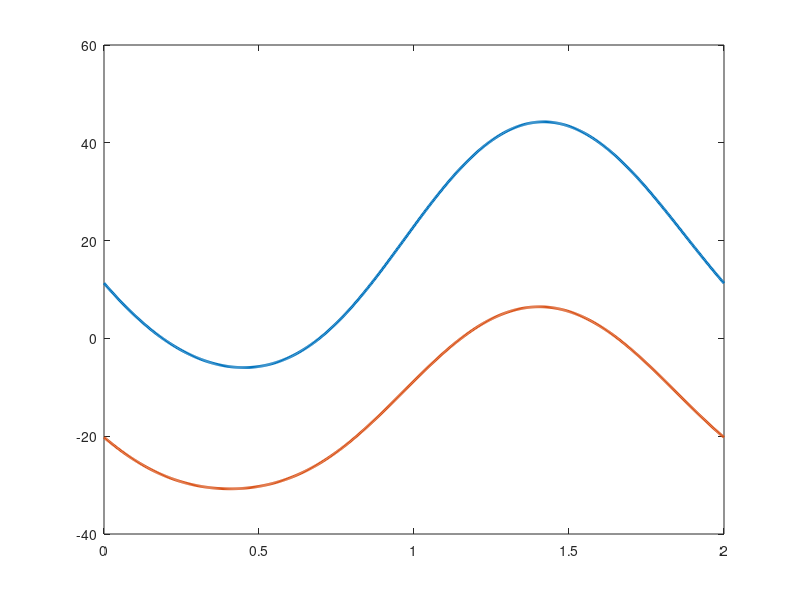

The MATLAB script that drew this image: (Note: this script raises an error after producing the figure.)
clc; clear; close all;

%% =========================================================
%  单腿动力学仿真与验证（对应论文 3.3 节）
%  功能：
%  1) 计算单腿一个运动周期内髋/膝关节总力矩
%  2) 分解动力学项与支撑载荷项
%  3) 绘制论文所需三张图
%
%  机器人参数：
%  机身质量 M_body  = 9.0 kg
%  单腿质量 M_leg   = 2.8 kg（不含轮）
%  单轮质量 M_wheel = 1.2 kg（含轮毂电机）
%  总质量 M_total   = 25.0 kg
%% =========================================================

%% 1. 基本参数
g = 9.81;             % 重力加速度 m/s^2

% 连杆长度
l1 = 0.30;            % 大腿长度 m
l2 = 0.30;            % 小腿长度 m

% 质量参数
M_body  = 9.0;        % 机身质量 kg
M_leg   = 2.8;        % 单腿质量 kg（不含轮）
M_wheel = 1.2;        % 单轮质量 kg（含轮毂电机）
M_total = M_body + 4*(M_leg + M_wheel);   % 整机总质量 kg = 25

% 单腿质量等效分配（与2.6.3一致：按长度比例分配）
m1 = M_leg * l1 / (l1 + l2);   % 大腿等效质量
m2 = M_leg * l2 / (l1 + l2);   % 小腿等效质量
mw = M_wheel;                  % 足端集中质量

% 转动惯量（均匀杆近似）
I1 = (1/12) * m1 * l1^2;
I2 = (1/12) * m2 * l2^2;

%% 2. 支撑载荷设定
% 对应论文3.3的验证工况：采用较保守的单腿支撑等效载荷
% 这里按三足支撑 + 安全系数1.2 进行校核
support_legs = 3;
safety_factor = 1.2;
Fd = safety_factor * (M_total * g / support_legs);   % 单腿等效竖向载荷 N

%% 3. 仿真时间
T = 2.0;               % 周期 s
N = 600;               % 采样点数
t = linspace(0, T, N);
w = 2*pi/T;            % 角频率

%% 4. 关节轨迹设置
% 用周期函数模拟支撑相与摆动相中的关节变化
% 与前文说明一致，取一个较典型的中间姿态变化范围
q2_mid_deg = 35;       % 髋屈伸中心角 deg
q2_amp_deg = 15;       % 髋屈伸振幅 deg

q3_mid_deg = 80;       % 膝屈伸中心角 deg
q3_amp_deg = 20;       % 膝屈伸振幅 deg

phi3 = pi/6;           % 膝关节相位差

% 关节角
q2 = deg2rad(q2_mid_deg + q2_amp_deg * sin(w*t));
q3 = deg2rad(q3_mid_deg + q3_amp_deg * sin(w*t + phi3));

% 角速度
dq2 = deg2rad(q2_amp_deg) * w * cos(w*t);
dq3 = deg2rad(q3_amp_deg) * w * cos(w*t + phi3);

% 角加速度
ddq2 = -deg2rad(q2_amp_deg) * w^2 * sin(w*t);
ddq3 = -deg2rad(q3_amp_deg) * w^2 * sin(w*t + phi3);

%% 5. 初始化变量
tau_dyn_hip  = zeros(1, N);    % 髋关节动力学项
tau_dyn_knee = zeros(1, N);    % 膝关节动力学项

tau_load_hip  = zeros(1, N);   % 髋关节支撑载荷项
tau_load_knee = zeros(1, N);   % 膝关节支撑载荷项

tau_total_hip  = zeros(1, N);  % 髋关节总力矩
tau_total_knee = zeros(1, N);  % 膝关节总力矩

x_foot = zeros(1, N);          % 足端x坐标
z_foot = zeros(1, N);          % 足端z坐标

%% 6. 主循环
for i = 1:N
    % 当前时刻关节状态
    q2_i = q2(i);
    q3_i = q3(i);
    dq_i = [dq2(i); dq3(i)];
    ddq_i = [ddq2(i); ddq3(i)];

    c2  = cos(q2_i);
    s2  = sin(q2_i);
    c3  = cos(q3_i);
    s3  = sin(q3_i);
    c23 = cos(q2_i + q3_i);
    s23 = sin(q2_i + q3_i);

    %% 6.1 足端位置
    x_foot(i) = l1*c2 + l2*c23;
    z_foot(i) = -l1*s2 - l2*s23;

    %% 6.2 惯性矩阵 M(q)
    M11 = I1 + I2 ...
        + m1*(l1/2)^2 ...
        + m2*(l1^2 + (l2/2)^2 + 2*l1*(l2/2)*c3) ...
        + mw*(l1^2 + l2^2 + 2*l1*l2*c3);

    M12 = I2 ...
        + m2*((l2/2)^2 + l1*(l2/2)*c3) ...
        + mw*(l2^2 + l1*l2*c3);

    M21 = M12;
    M22 = I2 + m2*(l2/2)^2 + mw*l2^2;

    Mmat = [M11, M12;
            M21, M22];

    %% 6.3 科氏/离心项 C(q,dq)
    h = m2*l1*(l2/2)*s3 + mw*l1*l2*s3;

    Cmat = [ -h*dq3(i),         -h*(dq2(i)+dq3(i));
              h*dq2(i),          0 ];

    %% 6.4 重力项 G(q)
    G1 = (m1*(l1/2) + m2*l1 + mw*l1)*g*cos(q2_i) ...
       + (m2*(l2/2) + mw*l2)*g*cos(q2_i + q3_i);

    G2 = (m2*(l2/2) + mw*l2)*g*cos(q2_i + q3_i);

    Gvec = [G1; G2];

    %% 6.5 动力学项力矩
    % tau_dyn = M(q)ddq + C(q,dq)dq + G(q)
    tau_dyn = Mmat * ddq_i + Cmat * dq_i + Gvec;
    tau_dyn_hip(i)  = tau_dyn(1);
    tau_dyn_knee(i) = tau_dyn(2);

    %% 6.6 雅可比矩阵 J(q)
    J = [ -l1*sin(q2_i) - l2*sin(q2_i + q3_i),   -l2*sin(q2_i + q3_i);
          -l1*cos(q2_i) - l2*cos(q2_i + q3_i),   -l2*cos(q2_i + q3_i) ];

    %% 6.7 支撑载荷项
    % 仅考虑足端竖向支撑力
    F = [0; -Fd];
    tau_load = J' * F;

    tau_load_hip(i)  = tau_load(1);
    tau_load_knee(i) = tau_load(2);

    %% 6.8 总力矩
    tau_total = tau_dyn + tau_load;
    tau_total_hip(i)  = tau_total(1);
    tau_total_knee(i) = tau_total(2);
end

%% 7. 峰值计算
hip_peak  = max(abs(tau_total_hip));
knee_peak = max(abs(tau_total_knee));

hip_dyn_peak  = max(abs(tau_dyn_hip));
knee_dyn_peak = max(abs(tau_dyn_knee));

hip_load_peak  = max(abs(tau_load_hip));
knee_load_peak = max(abs(tau_load_knee));

%% 8. 电机峰值参数
J60_6_peak  = 19.94;    % N·m
J60_10_peak = 30.50;    % N·m

%% 9. 输出结果
fprintf('====================================================\n');
fprintf('         单腿动力学仿真结果（对应论文3.3）\n');
fprintf('====================================================\n');
fprintf('机身质量 M_body   = %.2f kg\n', M_body);
fprintf('单腿质量 M_leg    = %.2f kg\n', M_leg);
fprintf('单轮质量 M_wheel  = %.2f kg\n', M_wheel);
fprintf('整机质量 M_total  = %.2f kg\n', M_total);
fprintf('单腿等效载荷 Fd   = %.2f N\n', Fd);

fprintf('\n---------------- 力矩峰值 ----------------\n');
fprintf('髋关节动力学项峰值     = %.2f N·m\n', hip_dyn_peak);
fprintf('膝关节动力学项峰值     = %.2f N·m\n', knee_dyn_peak);
fprintf('髋关节支撑载荷项峰值   = %.2f N·m\n', hip_load_peak);
fprintf('膝关节支撑载荷项峰值   = %.2f N·m\n', knee_load_peak);
fprintf('髋关节总力矩峰值       = %.2f N·m\n', hip_peak);
fprintf('膝关节总力矩峰值       = %.2f N·m\n', knee_peak);

fprintf('\n---------------- 与电机峰值比较 ----------------\n');
fprintf('J60-6  峰值扭矩 = %.2f N·m\n', J60_6_peak);
fprintf('J60-10 峰值扭矩 = %.2f N·m\n', J60_10_peak);

if hip_peak <= J60_10_peak
    fprintf('髋关节：J60-10 可满足该工况需求。\n');
else
    fprintf('髋关节：峰值超过 J60-10，需要说明该结果属于保守校核或极限工况。\n');
end

if knee_peak <= J60_10_peak
    fprintf('膝关节：J60-10 可满足该工况需求。\n');
else
    fprintf('膝关节：峰值超过 J60-10，需要进一步优化工况或结构参数。\n');
end

%% 10. 绘图
% 说明：
% 图中不加数值注解，避免遮挡
% 只保留曲线、标题、坐标轴和图例

%% 图1：单腿关节总力矩变化曲线
figure('Name','Total Joint Torque','Color','w');
plot(t, tau_total_hip,  'LineWidth', 2); hold on;
plot(t, tau_total_knee, 'LineWidth', 2);
yline(J60_6_peak,  '--k', 'LineWidth', 1);
yline(-J60_6_peak, '--k', 'LineWidth', 1);
yline(J60_10_peak, ':k',  'LineWidth', 1.2);
yline(-J60_10_peak, ':k', 'LineWidth', 1.2);
grid on;
xlabel('t / s');
ylabel('Torque / (N·m)');
title('单腿关节力矩变化曲线');
legend('\tau_{hip,total}', '\tau_{knee,total}', ...
       'J60-6 limit', '', 'J60-10 limit', '', ...
       'Location', 'best');

%% 图2：髋关节力矩组成
figure('Name','Hip Torque Components','Color','w');
plot(t, tau_dyn_hip,   'LineWidth', 1.8); hold on;
plot(t, tau_load_hip,  '--', 'LineWidth', 1.8);
plot(t, tau_total_hip, 'LineWidth', 2.2);
yline(J60_6_peak,  '--k', 'LineWidth', 1);
yline(-J60_6_peak, '--k', 'LineWidth', 1);
yline(J60_10_peak, ':k',  'LineWidth', 1.2);
yline(-J60_10_peak, ':k', 'LineWidth', 1.2);
grid on;
xlabel('t / s');
ylabel('Torque / (N·m)');
title('髋关节力矩组成');
legend('\tau_{dyn}', '\tau_{load}', '\tau_{total}', ...
       'J60-6 limit', '', 'J60-10 limit', '', ...
       'Location', 'best');

%% 图3：膝关节力矩组成
figure('Name','Knee Torque Components','Color','w');
plot(t, tau_dyn_knee,   'LineWidth', 1.8); hold on;
plot(t, tau_load_knee,  '--', 'LineWidth', 1.8);
plot(t, tau_total_knee, 'LineWidth', 2.2);
yline(J60_6_peak,  '--k', 'LineWidth', 1);
yline(-J60_6_peak, '--k', 'LineWidth', 1);
yline(J60_10_peak, ':k',  'LineWidth', 1.2);
yline(-J60_10_peak, ':k', 'LineWidth', 1.2);
grid on;
xlabel('t / s');
ylabel('Torque / (N·m)');
title('膝关节力矩组成');
legend('\tau_{dyn}', '\tau_{load}', '\tau_{total}', ...
       'J60-6 limit', '', 'J60-10 limit', '', ...
       'Location', 'best');

%% 11. 可选：足端轨迹图（若3.3节需要可补充）
figure('Name','Foot Trajectory','Color','w');
plot(x_foot, z_foot, 'LineWidth', 2);
grid on; axis equal;
xlabel('x / m');
ylabel('z / m');
title('单腿足端轨迹');

%% 12. 结果表（便于写论文）
ResultTable = table( ...
    ["Hip Pitch"; "Knee Pitch"], ...
    [hip_dyn_peak; knee_dyn_peak], ...
    [hip_load_peak; knee_load_peak], ...
    [hip_peak; knee_peak], ...
    'VariableNames', {'Joint', 'DynTorquePeak_Nm', 'LoadTorquePeak_Nm', 'TotalTorquePeak_Nm'} ...
    );

disp(' ');
disp('================ 结果汇总表 ================');
disp(ResultTable);
